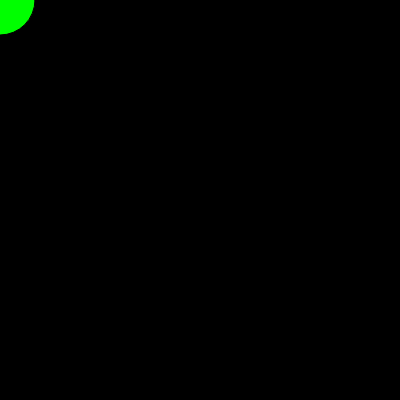
Frame 1 (no input)
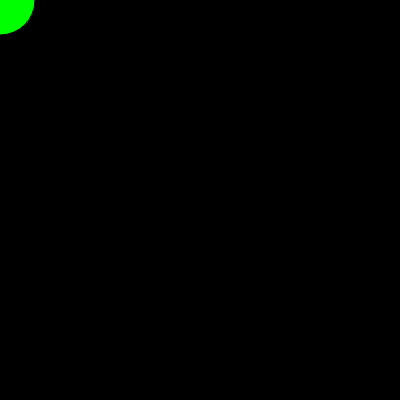
Frame 60 (no input)
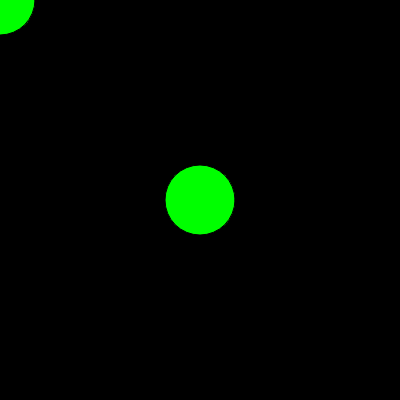
Frame 120 (the mouse pressed at the canvas centre since frame 60)

The p5.js sketch that drew these frames (run headless with seeded random() and noise() and a simulated clock; from frame 60 on, the mouse is pressed at the canvas centre):

// p5.js sketch
// ── sketch.js
function setup() {
  createCanvas(400, 400)
  background(0, 0, 0)
}

function draw() {
  if (keyIsPressed) {
    fill(255, 0, 0)
  } else {
    fill(0, 255, 0)
  }

  ellipse(mouseX, mouseY, 70, 70)
}
